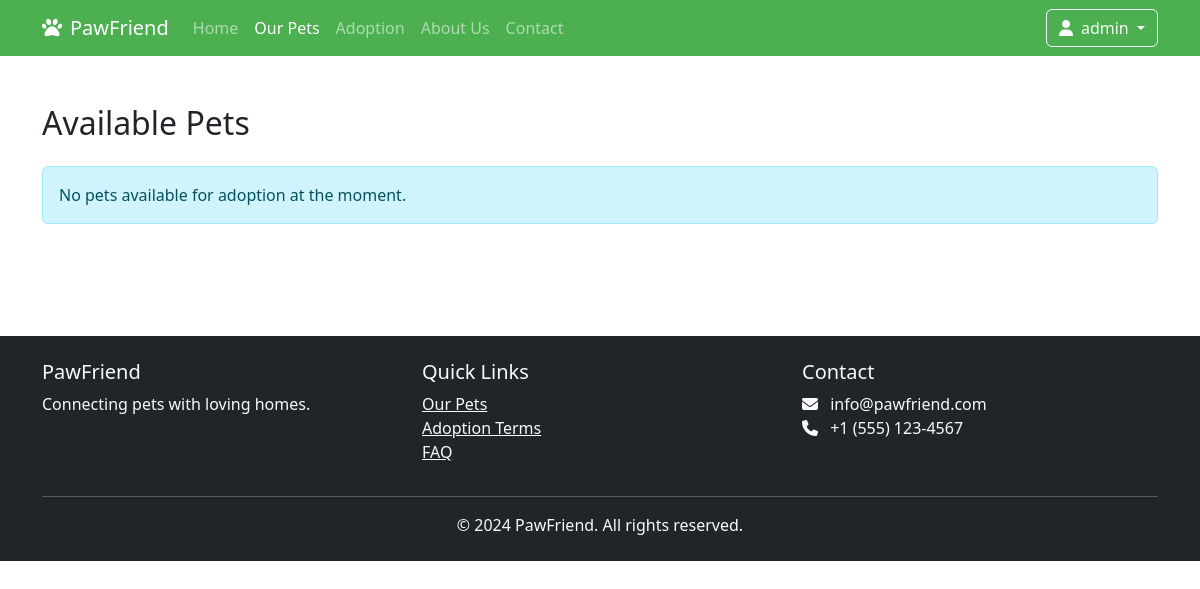
Before: /our-pets/ (signed in) with the older database file.
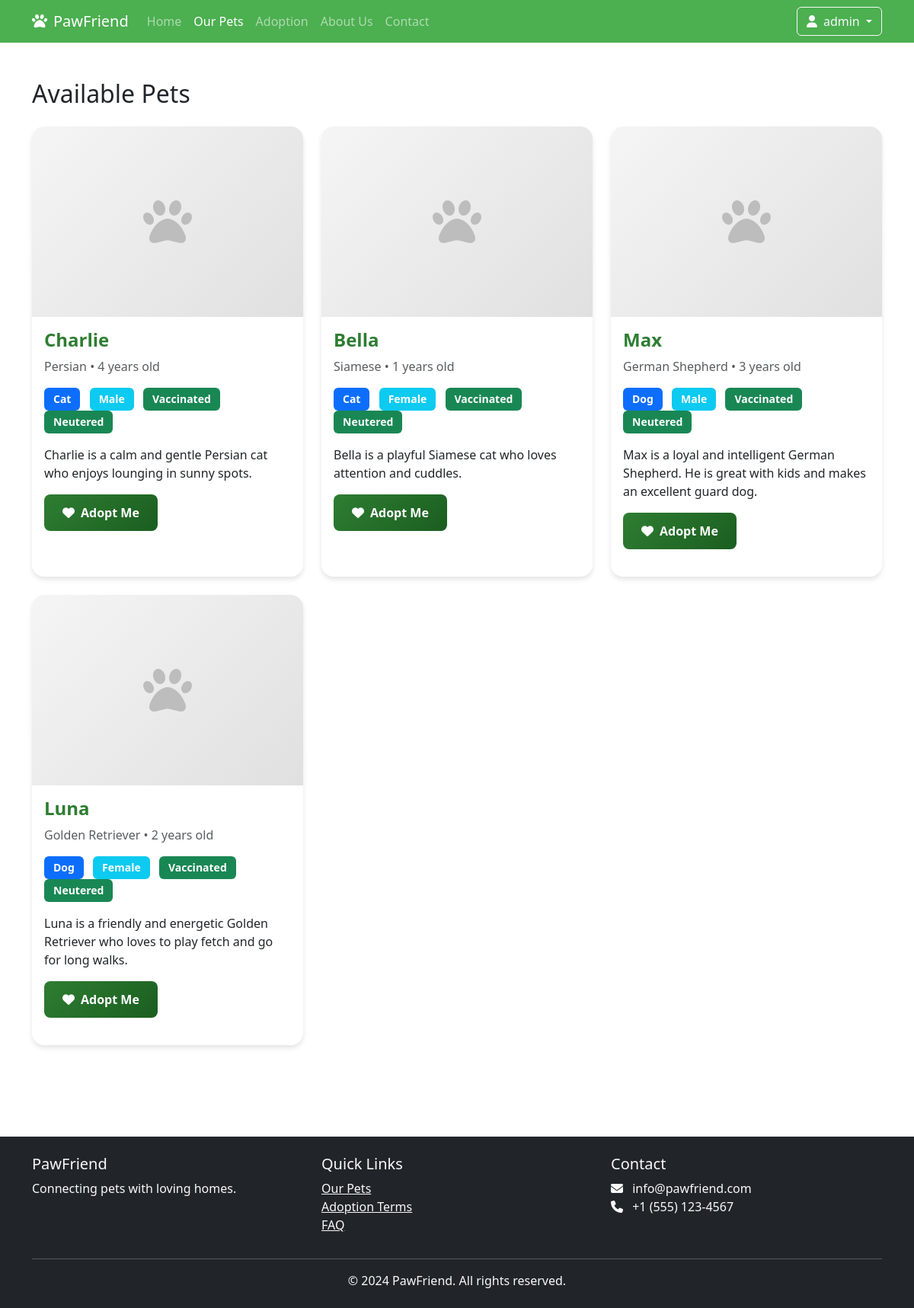
After: the same page with the newer database file.
### core/models.py (models this page shows, shortened)
class Pet(models.Model):
    SPECIES_CHOICES = [
        ('dog', 'Dog'),
        ('cat', 'Cat'),
        ('bird', 'Bird'),
        ('other', 'Other'),
    ]
    STATUS_CHOICES = [
        ('available', 'Available for Adoption'),
        ('pending', 'Adoption Pending'),
        ('adopted', 'Adopted'),
    ]
    name = models.CharField(max_length=100, verbose_name='Name')
    species = models.CharField(max_length=50, choices=SPECIES_CHOICES, verbose_name='Species')
    breed = models.CharField(max_length=100, verbose_name='Breed')
    age = models.PositiveIntegerField(verbose_name='Age')
    gender = models.CharField(max_length=50, choices=[('male', 'Male'), ('female', 'Female')], verbose_name='Gender')
    description = models.TextField(verbose_name='Description')
    health_status = models.TextField(verbose_name='Health Status')
    is_vaccinated = models.BooleanField(default=False, verbose_name='Vaccinated')
    is_neutered = models.BooleanField(default=False, verbose_name='Neutered')
    photo = models.ImageField(upload_to='pets/', verbose_name='Photo', null=True, blank=True)
    status = models.CharField(max_length=50, choices=STATUS_CHOICES, default='available', verbose_name='Status')
    created_at = models.DateTimeField(auto_now_add=True)
    updated_at = models.DateTimeField(auto_now=True)
    class Meta:
        verbose_name = 'Pet'
        verbose_name_plural = 'Pets'
        ordering = ['-created_at']

### core/views.py (the view, shortened to what this page needs)
# urls.py: path('our-pets/', views.pets_list, name='pets_list'),
@login_required
def pets_list(request):
    pets = Pet.objects.filter(status='available')
    search_query = request.GET.get('search', '')
    if search_query:
        pets = pets.filter(
            Q(name__icontains=search_query) |
            Q(breed__icontains=search_query) |
            Q(description__icontains=search_query)
        )
    species = request.GET.get('species', '')
    gender = request.GET.get('gender', '')
    age = request.GET.get('age', '')
    is_vaccinated = request.GET.get('is_vaccinated', '')
    is_neutered = request.GET.get('is_neutered', '')
    if species:
        pets = pets.filter(species=species)
    if gender:
        pets = pets.filter(gender=gender)
    if is_vaccinated:
        pets = pets.filter(is_vaccinated=True)
    if is_neutered:
        pets = pets.filter(is_neutered=True)
    sort = request.GET.get('sort', '-created_at')
    if sort == 'name':
        pets = pets.order_by('name')
    elif sort == '-name':
        pets = pets.order_by('-name')
    elif sort == 'age':
        pets = pets.order_by('age')
    elif sort == '-age':
        pets = pets.order_by('-age')
    else:
        pets = pets.order_by('-created_at')
    view_type = request.GET.get('view', 'grid')
    page = request.GET.get('page', 1)
    paginator = Paginator(pets, 9)  # Show 9 pets per page
    pets = paginator.get_page(page)
    context = {
        'pets': pets,
        'search_query': search_query,
        'selected_species': species,
        'selected_gender': gender,
        'selected_age': age,
        'selected_vaccinated': is_vaccinated,
        'selected_neutered': is_neutered,
        'selected_sort': sort,
        'view_type': view_type,
        'species_choices': Pet.SPECIES_CHOICES,
        'total_pets': paginator.count,
    }
    return render(request, 'core/pets_list.html', context)

### templates/core/pets_list.html (shortened to what this page needs)
{% extends 'core/base.html' %}
{% load static %}
{% block content %}
<div class="container py-5">
    {% if user.is_authenticated %}
        <h2 class="mb-4">Available Pets</h2>
        {% if pets %}
            <div class="row">
                {% for pet in pets %}
                <div class="col-md-4 mb-4">
                    <div class="card h-100">
                        <div class="card-img-top-container">
                            {% if pet.photo %}
                                <img src="{{ pet.photo.url }}" class="card-img-top" alt="{{ pet.name }}">
                            {% else %}
                                <div class="no-photo-placeholder">
                                    <i class="fas fa-paw"></i>
                                </div>
                            {% endif %}
                        </div>
                        <div class="card-body">
                            <h3 class="card-title">{{ pet.name }}</h3>
                            <p class="text-muted">{{ pet.breed }} • {{ pet.age }} years old</p>
                            <div class="mb-3">
                                <span class="badge bg-primary">{{ pet.get_species_display }}</span>
                                <span class="badge bg-info">{{ pet.get_gender_display }}</span>
                                {% if pet.is_vaccinated %}
                                    <span class="badge bg-success">Vaccinated</span>
                                {% endif %}
                                {% if pet.is_neutered %}
                                    <span class="badge bg-success">Neutered</span>
                                {% endif %}
                            </div>
                            <p class="card-text">{{ pet.description|truncatewords:30 }}</p>
                            <a href="{% url 'core:adoption_apply' pet.id %}" class="btn btn-primary">
                                <i class="fas fa-heart me-2"></i>Adopt Me
                            </a>
                        </div>
                    </div>
                </div>
                {% endfor %}
            </div>
        {% else %}
            <div class="alert alert-info">
                No pets available for adoption at the moment.
            </div>
        {% endif %}
    {% endif %}
</div>
{% endblock %}

### templates/core/base.html (shortened to what this page needs)
{% load static %}
<!DOCTYPE html>
<html lang="en">
<head>
    <link href="https://cdn.jsdelivr.net/npm/bootstrap@5.3.3/dist/css/bootstrap.min.css" rel="stylesheet">
    <link rel="stylesheet" href="https://cdnjs.cloudflare.com/ajax/libs/font-awesome/6.5.1/css/all.min.css">
    <link rel="stylesheet" href="{% static 'css/auth.css' %}">
</head>
<body>
    <nav class="navbar navbar-expand-lg navbar-dark">
        <div class="container">
            <a class="navbar-brand" href="{% url 'core:home' %}">
                <i class="fas fa-paw me-2"></i>PawFriend
            </a>
            <div class="collapse navbar-collapse" id="navbarNav">
                <ul class="navbar-nav me-auto">
                    <li class="nav-item">
                        <a class="nav-link {% if request.path == '/' %}active{% endif %}" href="{% url 'core:home' %}">Home</a>
                    </li>
                    <li class="nav-item">
                        <a class="nav-link {% if 'our-pets' in request.path %}active{% endif %}" href="{% url 'core:pets_list' %}">Our Pets</a>
                    </li>
                    <li class="nav-item">
                        <a class="nav-link {% if 'adoption' in request.path %}active{% endif %}" href="{% url 'core:adoption_info' %}">Adoption</a>
                    </li>
                    <li class="nav-item">
                        <a class="nav-link {% if 'about-us' in request.path %}active{% endif %}" href="{% url 'core:about_us' %}">About Us</a>
                    </li>
                    <li class="nav-item">
                        <a class="nav-link {% if 'contact' in request.path %}active{% endif %}" href="{% url 'core:contact' %}">Contact</a>
                    </li>
                </ul>
                <div class="d-flex">
                    {% if user.is_authenticated %}
                        <div class="dropdown">
                            <button class="btn btn-outline-light dropdown-toggle" type="button" id="userDropdown" data-bs-toggle="dropdown" aria-expanded="false">
                                <i class="fas fa-user me-2"></i>{{ user.username }}
                            </button>
                        </div>
                    {% else %}
                        <a href="{% url 'accounts:login' %}" class="btn btn-outline-light me-2">Login</a>
                        <a href="{% url 'accounts:signup' %}" class="btn btn-light">Sign Up</a>
                    {% endif %}
                </div>
            </div>
        </div>
    </nav>
    {% block content %}{% endblock %}
    <footer class="bg-dark text-light mt-5 py-4">
        <div class="container">
            <div class="row">
                <div class="col-md-4">
                    <h5>PawFriend</h5>
                    <p>Connecting pets with loving homes.</p>
                </div>
                <div class="col-md-4">
                    <h5>Quick Links</h5>
                    <ul class="list-unstyled">
                        <li><a href="{% url 'core:pets_list' %}" class="text-light">Our Pets</a></li>
                        <li><a href="#" class="text-light">Adoption Terms</a></li>
                        <li><a href="#" class="text-light">FAQ</a></li>
                    </ul>
                </div>
                <div class="col-md-4">
                    <h5>Contact</h5>
                    <ul class="list-unstyled">
                        <li><i class="fas fa-envelope me-2"></i> info@pawfriend.com</li>
                        <li><i class="fas fa-phone me-2"></i> +1 (555) 123-4567</li>
                    </ul>
                </div>
            </div>
            <hr>
            <div class="text-center">
                <p class="mb-0">&copy; 2024 PawFriend. All rights reserved.</p>
            </div>
        </div>
    </footer>
</body>
</html>

### templates/core/base.html (style rules this page uses)
:root { --primary-color: #4CAF50; --secondary-color: #FFA726; }
.navbar { background-color: var(--primary-color) !important; }
.btn-primary { background-color: var(--primary-color); border-color: var(--primary-color); }
.card { transition: transform 0.3s; margin-bottom: 20px; }

### templates/core/pets_list.html (style rules this page uses)
.card { transition: transform 0.3s; border-radius: 1rem; border: none; box-shadow: 0 4px 6px rgba(0, 0, 0, 0.1); }
.card-img-top-container { height: 250px; overflow: hidden; border-top-left-radius: 1rem; border-top-right-radius: 1rem; }
.no-photo-placeholder { width: 100%; height: 100%; display: flex; align-items: center; justify-content: center; background: linear-gradient(135deg, #f5f5f5 0%, #e0e0e0 100%); }
.no-photo-placeholder i { font-size: 4rem; color: #bdbdbd; }
.badge { margin-right: 0.5rem; padding: 0.5rem 0.75rem; font-size: 0.875rem; }
.card-title { font-size: 1.5rem; font-weight: 600; color: #2E7D32; margin-bottom: 0.5rem; }
.btn-primary { padding: 0.75rem 1.5rem; font-weight: 600; border-radius: 0.5rem; background: linear-gradient(135deg, #2E7D32 0%, #1B5E20 100%); border: none; transition: all 0.3s ease; }

Changed rows visible on the page:
added Pet: name "Charlie", breed "Persian", age "4", species "Cat", gender "Male", is_vaccinated "Vaccinated", is_neutered "Neutered", description "Charlie is a calm and gentle Persian cat who enjoys lounging in sunny spots."
added Pet: name "Bella", breed "Siamese", age "1", species "Cat", gender "Female", is_vaccinated "Vaccinated", is_neutered "Neutered", description "Bella is a playful Siamese cat who loves attention and cuddles."
added Pet: name "Max", breed "German Shepherd", age "3", species "Dog", gender "Male", is_vaccinated "Vaccinated", is_neutered "Neutered", description "Max is a loyal and intelligent German Shepherd. He is great with kids and makes an excellent guard dog."
added Pet: name "Luna", breed "Golden Retriever", age "2", species "Dog", gender "Female", is_vaccinated "Vaccinated", is_neutered "Neutered", description "Luna is a friendly and energetic Golden Retriever who loves to play fetch and go for long walks."
Other visible differences:
text no longer shown: "No pets available for adoption at the moment."
